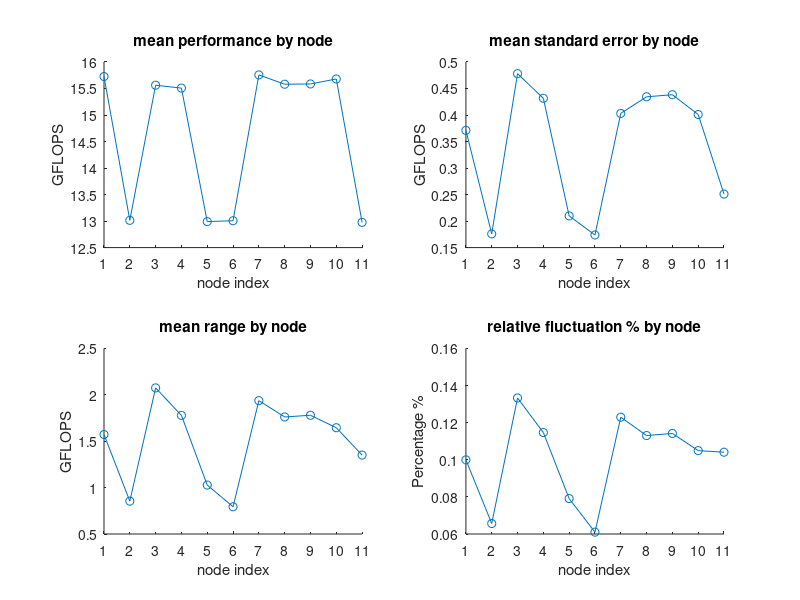
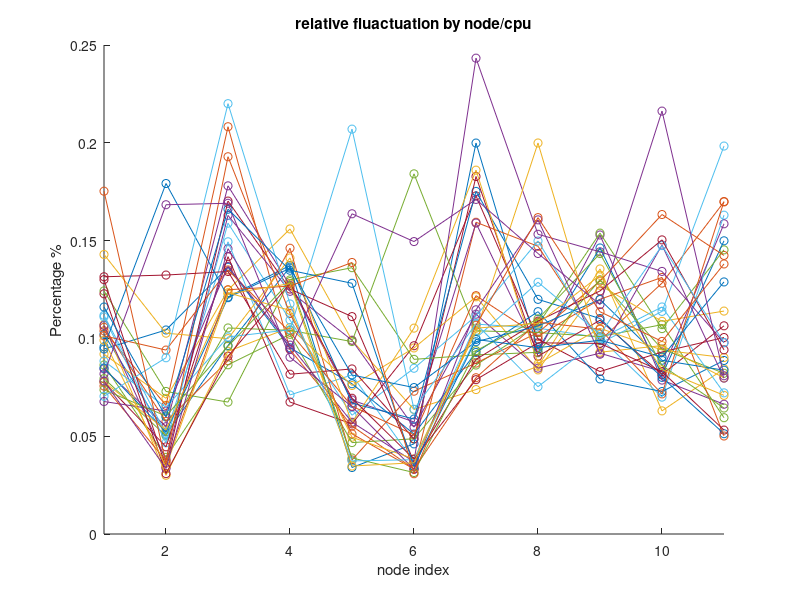

The MATLAB source for these figures, in order:
clear; clc; close all;

% cpu_id_01 = load('cpu_id_01.txt');
% cpu_id_02 = load('cpu_id_02.txt');
% cpu_id_03 = load('cpu_id_03.txt');
% cpu_id_04 = load('cpu_id_04.txt');
% cpu_id_05 = load('cpu_id_05.txt');
% cpu_id_06 = load('cpu_id_06.txt');
% cpu_id_07 = load('cpu_id_07.txt');
% cpu_id_08 = load('cpu_id_08.txt');
% cpu_id_09 = load('cpu_id_09.txt');
% cpu_id_10 = load('cpu_id_10.txt');
% cpu_id_11 = load('cpu_id_11.txt');
% 
% perf_01 = load('perf_01.txt');
% perf_02 = load('perf_02.txt');
% perf_03 = load('perf_03.txt');
% perf_04 = load('perf_04.txt');
% perf_05 = load('perf_05.txt');
% perf_06 = load('perf_06.txt');
% perf_07 = load('perf_07.txt');
% perf_08 = load('perf_08.txt');
% perf_09 = load('perf_09.txt');
% perf_10 = load('perf_10.txt');
% perf_11 = load('perf_11.txt');
% 
% node_01 = load('res_node_01.txt');
% node_02 = load('res_node_02.txt');
% node_03 = load('res_node_03.txt');
% node_04 = load('res_node_04.txt');
% node_05 = load('res_node_05.txt');
% node_06 = load('res_node_06.txt');
% node_07 = load('res_node_07.txt');
% node_08 = load('res_node_08.txt');
% node_09 = load('res_node_09.txt');
% node_10 = load('res_node_10.txt');
% node_11 = load('res_node_11.txt');

total_perf = load('total_perf.txt');
total_cpu_id = load('total_cpu_id.txt');
total_res_node = load('total_res_node.txt');

data_cell = cell(11, 32);
j = 1;
for i = 1 : length(total_perf)
    curr_node_id = total_res_node(j);
    curr_cpu_id = total_cpu_id(i) + 1;
    curr_perf = total_perf(i);
    switch curr_node_id
        case 15
            curr_node_id = 2;
        case 16
            curr_node_id = 5;
        case 17
            curr_node_id = 6;
        case 18
            curr_node_id = 11;
        otherwise 
    end
   data_cell{curr_node_id, curr_cpu_id} = [data_cell{curr_node_id, curr_cpu_id}, curr_perf];
    if mod(i, 32) == 0
        j = j + 1;
    end
end

mean_perf = zeros(11, 32);
stderr_perf = zeros(11, 32);
range_perf = zeros(11, 32);

for i = 1 : 11
    for j = 1 : 32
        mean_perf(i, j) = mean(data_cell{i, j});
        stderr_perf(i, j) = std(data_cell{i, j});
        range_perf(i, j) = range(data_cell{i, j});
    end
end

mean_stderr_by_node = mean(stderr_perf, 2);
mean_range_by_node = mean(range_perf, 2);
mean_perf_by_node = mean(mean_perf, 2);

figure;

subplot(2, 2, 1)
scatter(1:11, mean_perf_by_node)
hold on
plot(1:11, mean_perf_by_node)
set(gca,'xtick',1:1:11)
xlim([1 11])
xlabel('node index')
ylabel('GFLOPS')
title('mean performance by node')

subplot(2, 2, 2)
scatter(1:11, mean_stderr_by_node)
hold on
plot(1:11, mean_stderr_by_node)
set(gca,'xtick',1:1:11)
xlim([1 11])
xlabel('node index')
ylabel('GFLOPS')
title('mean standard error by node')

subplot(2, 2, 3)
scatter(1:11, mean_range_by_node)
hold on
plot(1:11, mean_range_by_node)
set(gca,'xtick',1:1:11)
xlim([1 11])
xlabel('node index')
ylabel('GFLOPS')
title('mean range by node')

subplot(2, 2, 4)
scatter(1:11, mean_range_by_node ./ mean_perf_by_node)
hold on
plot(1:11, mean_range_by_node ./ mean_perf_by_node)
set(gca,'xtick',1:1:11)
xlim([1 11])
xlabel('node index')
ylabel('Percentage %')
title('relative fluctuation % by node')

figure;
hold on
curr_data_tmp = range_perf ./ mean_perf;
for i = 1 : 32
    scatter(1:11, curr_data_tmp(:, i));
end

plot(curr_data_tmp);
xlabel('node index')
ylabel('Percentage %')
xlim([1 11])
title('relative fluactuation by node/cpu')
